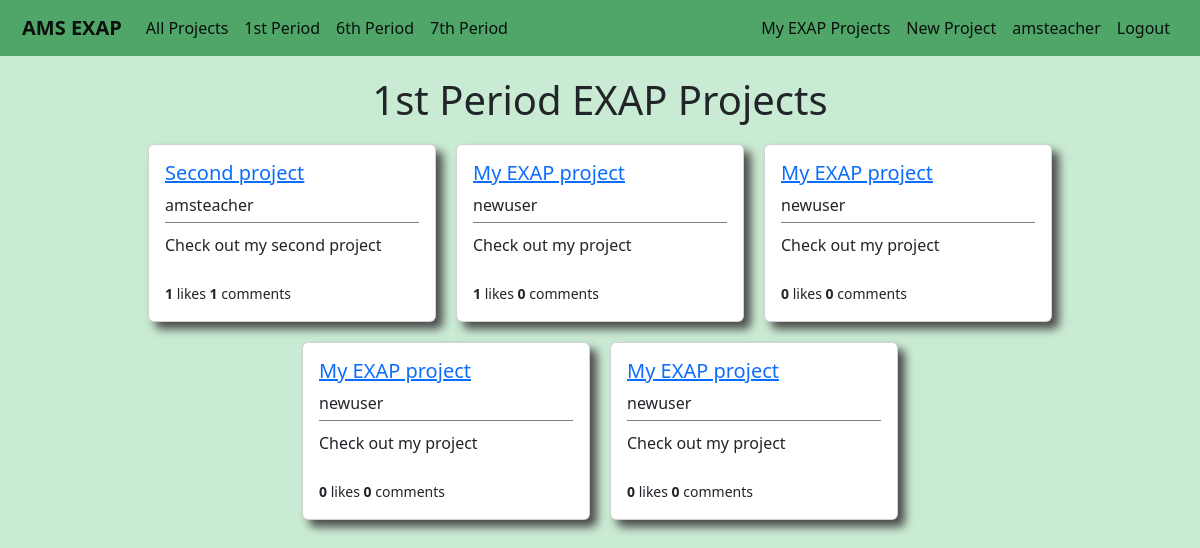
The app's page /users/firstperiodprojects/ (signed in) with its own data.
### users/models.py (models this page shows, shortened)
class Project(models.Model):
    student = models.ForeignKey(User,on_delete=models.CASCADE)
    period = models.IntegerField(choices=periods,default=1)
    liked = models.ManyToManyField(User,default=None,blank=True,related_name='likes')
    title = models.CharField(max_length=50,default='My EXAP project')
    blurb = models.CharField(max_length=100,default='Check out my project')
    description = models.TextField(default="I haven't written my project description yet, but trust me it will be awesome!")

### users/views.py (the view)
# urls.py: path('firstperiodprojects/',FirstPeriodProjectListView.as_view(),name='users-firstperiodprojects'),
class FirstPeriodProjectListView(LoginRequiredMixin,ListView):
    model = Project
    template_name = 'users/firstperiodprojects.html'
    context_object_name = 'projects'
    def get_queryset(self):
        projects = Project.objects.filter(period=1)
        return projects

### users/templates/users/firstperiodprojects.html
{% extends 'main/base.html' %}
{% block content %}
<div class='page-title'>
    <h1>1st Period EXAP Projects</h1>
</div>
{% if user.is_authenticated %}
    <div class='container'>
        {% for project in projects %}
            <div class="card project-card" style="width: 18rem;">
                <div class="card-body project-card-body">
                    <h5><a class="article-title" href="{% url 'project-details' project.pk %}">{{ project.title }}</a></h5>
                    <h8 class="card-title project-card-student">{{ project.student.username }}</h8>
                    <div class='project-card-blurb'>
                        <p class="card-text project-card-text">{{ project.blurb }}</p>
                    </div>
                    <br>
                    <small><b>{{ project.liked.all.count }}</b> likes <b>{{ project.comments.all.count }}</b> comments</small>
                </div>
            </div>
        {% endfor %}
    </div>
{% endif %}
{% endblock content %}

### main/templates/main/base.html (shortened to what this page needs)
{% load static %}
<!doctype html>
<html lang="en">
<head>
    <link href="https://cdn.jsdelivr.net/npm/bootstrap@5.2.0-beta1/dist/css/bootstrap.min.css" rel="stylesheet"
>
    <link rel="stylesheet" type="text/css" href="{% static 'main/main.css' %}">
</head>
<body>
    <nav class="navbar navbar-expand-md navbar-light">
        <div class="container-fluid">
            <a class="navbar-brand" href="{% url 'main-home' %}"><b>AMS EXAP</b></a>
            <div class="collapse navbar-collapse" id="navbarSupportedContent">
                <ul class="navbar-nav me-auto mb-2 mb-lg-0">
                    {% if user.is_authenticated %}
                    <li class="nav-item">
                        <a class="nav-link active" href="{% url 'users-studentprojects' %}">All Projects</a>
                    </li>
                    <li class="nav-item">
                        <a class="nav-link active" href="{% url 'users-firstperiodprojects' %}">1st Period</a>
                    </li>
                    <li class="nav-item">
                        <a class="nav-link active" href="{% url 'users-sixthperiodprojects' %}">6th Period</a>
                    </li>
                    <li class="nav-item">
                        <a class="nav-link active" href="{% url 'users-seventhperiodprojects' %}">7th Period</a>
                    </li>
                    {% endif %}
                </ul>
            </div>
            <div class='navbar-nav'>
                {% if user.is_authenticated %}
                <a class="nav-link active" aria-current="page" href="{% url 'users-myprojects' user.id %}">My EXAP
                    Projects</a>
                <a class="nav-link active" aria-current="page" href="{% url 'create-project' %}">New Project</a>
                <a class="nav-link active" aria-current="page" href="{% url 'users-profile' %}">{{ user.username }}</a>
                <a class="nav-link active" aria-current="page" href="{% url 'users-logout' %}">Logout</a>
                {% else %}
                <a class="nav-link active" aria-current="page" href="{% url 'users-login' %}">Login</a>
                <a class="nav-link active" aria-current="page" href="{% url 'users-register' %}">Register</a>
                {% endif %}
            </div>
        </div>
    </nav>
    <main role="main" class='page-content'>
        {% block content %}
        {% endblock %}
    </main>
</body>
</html>

### main/static/main/main.css (style rules this page uses)
body { background-color: #caebd3; }
.navbar { background-color: #50a569; padding-left:10px; padding-right:10px; margin-bottom:20px; }
.page-content { margin-left:20px; margin-right:20px; }
.page-title { margin-bottom:20px; text-align:center; }
.project-card { box-shadow: 7px 7px 10px rgb(75, 75, 75); }
.project-card-blurb { margin-top:5px; padding-top:10px; border-top: 1px solid grey; }
.container { display:flex; flex-wrap:wrap; justify-content:center; row-gap:20px; column-gap:20px; }

### records on screen
Project: title "Second project", student.username "amsteacher", blurb "Check out my second project", liked.all.count "1", comments.all.count "1"
Project: title "My EXAP project", student.username "newuser", blurb "Check out my project", liked.all.count "1", comments.all.count "0"
Project: title "My EXAP project", student.username "newuser", blurb "Check out my project", liked.all.count "0", comments.all.count "0"
Project: title "My EXAP project", student.username "newuser", blurb "Check out my project", liked.all.count "0", comments.all.count "0"
Project: title "My EXAP project", student.username "newuser", blurb "Check out my project", liked.all.count "0", comments.all.count "0"

### other values on screen
{{ user.username }} "amsteacher"
